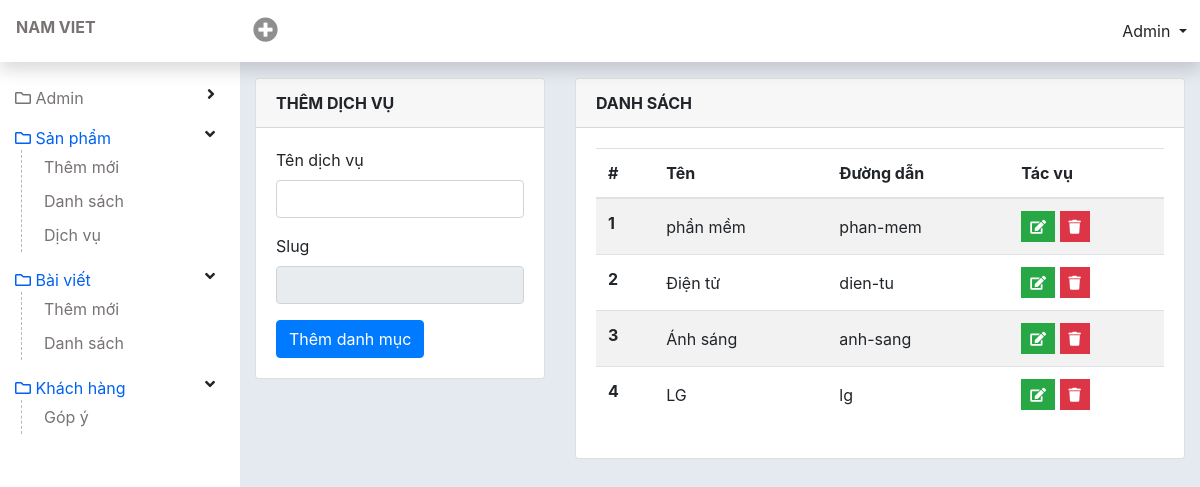
/admin/cat-product.php (signed in), run on an earlier commit of the app's database.
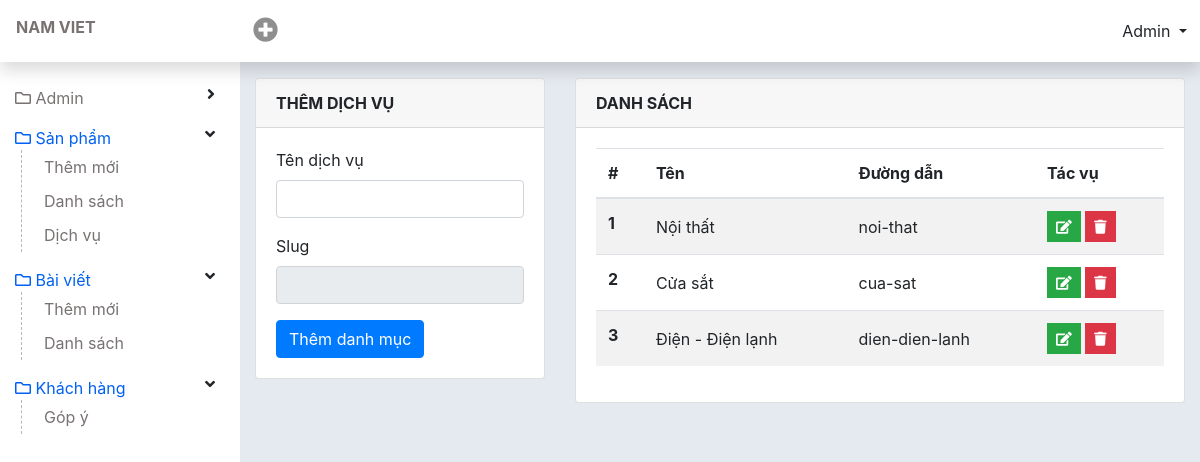
And on a later commit of the database.
### tables this page shows
CREATE TABLE `tbl_category` (
  `cat_id` int(11) NOT NULL,
  `cat_name` varchar(255) NOT NULL,
  `slug` varchar(255) NOT NULL
);

### lib/database.php (called while the page is built, shortened)
<?php
class Database{
  public $host   = DB_HOST;
  public $user   = DB_USER;
  public $pass   = DB_PASS;
  public $dbname = DB_NAME;
  public $link;
private function connectDB(){
  $this -> link = new mysqli($this->host, $this->user, $this->pass, $this->dbname);
    mysqli_set_charset($this->link, 'UTF8');
}
public function select($query){
  $result = $this->link->query($query) or
  die($this->link->error.__LINE__);
  if($result->num_rows > 0){
    return $result;
  } else {
    return false;
  }
}
}
?>

### classes/category.php (called while the page is built, shortened)
<?php
    $filepath = realpath(dirname(__FILE__));
    include_once ($filepath. '/../lib/database.php');
?>
<?php
    class category {
        private $db;
        public function __construct() {
            $this->db = new Database();
        }
        public function show_category(){
            $query = "SELECT * FROM tbl_category ORDER BY cat_id DESC";
            $result = $this->db->select($query);
            return $result;
        }
    }
?>

### admin/cat-product.php (the view, shortened to what this page needs)
<?php include 'inc/header.php';?>
<?php include '../classes/category.php';?>
<?php
	$cat = new category();
?>
<div id="wp-content">
  <div id="content" class="container-fluid">
    <div class="row">
      <div class="col-4">
        <?php if(isset($_GET['catid']) && $_GET['catid']!=NULL){
          $id = $_GET['catid'];
          $get_cate_name = $cat->getcatbyId($id);
          $result = $get_cate_name->fetch_assoc();
        ?>
        <div class="card">
          <div class="card-header font-weight-bold">
            Chỉnh sửa danh mục
          </div>
          <?php if(isset($updateCat)){echo $updateCat ;}?>
          <div class="card-body">
            <form method="post">
              <div class="form-group">
                <label for="name">Sửa tên danh mục</label>
                <input class="form-control" type="text" name="editcatName" id="slug" onkeyup="ChangeToSlug()"
                  value="<?php echo $result['cat_name'] ?>">
              </div>
              <div class="form-group">
                <label for="name">Slug</label>
                <input class="form-control" type="text" name="editslug" id="convert_slug" readonly
                  value="<?php echo $result['slug'] ?>">
              </div>
              <input type="submit" name="edit" Value="Cập nhật" class="btn btn-primary">
            </form>
          </div>
        </div>
        <?php }else{ ?>
        <div class="card">
          <div class="card-header font-weight-bold">
            Thêm dịch vụ
          </div>
          <div class="card-body">
            <form method="post">
              <div class="form-group">
                <label for="name">Tên dịch vụ</label>
                <input class="form-control" type="text" name="catName" id="slug" onkeyup="ChangeToSlug()">
              </div>
              <div class="form-group">
                <label for="name">Slug</label>
                <input class="form-control" type="text" name="slug" id="convert_slug" readonly>
              </div>
              <input type="submit" name="add" Value="Thêm danh mục" class="btn btn-primary">
            </form>
          </div>
        </div>
        <?php } ?>
      </div>
      <div class="col-8">
        <div class="card">
          <div class="card-header font-weight-bold">
            Danh sách
          </div>
          <div class="card-body">
            <table class="table table-striped" id="DataTable">
              <thead>
                <tr>
                  <th scope="col">#</th>
                  <th scope="col">Tên</th>
                  <th scope="col">Đường dẫn</th>
                  <th scope="col">Tác vụ</th>
                </tr>
              </thead>
              <tbody class="order_position">
                <?php
                    $show_cat = $cat -> show_category();
                    if($show_cat){
                      $i=0;
                        while($result = $show_cat->fetch_assoc()){
                          $i++;
                  ?>
                <tr id="<?php echo $result['cat_id'] ?>">
                  <th scope="row"><?php echo $i ?></th>
                  <td><?php echo $result['cat_name'] ?></td>
                  <td><?php echo $result['slug'] ?></td>
                  <td>
                    <a href="?catid=<?php echo $result['cat_id'] ?>" class="btn btn-success btn-sm rounded-0 text-white"
                      type="button" data-toggle="tooltip" data-placement="top" title="Edit"><i
                        class="fa fa-edit"></i></a>
                    <a href="?delid=<?php echo $result['cat_id'] ?>" onclick="return confirm('bạn có muốn xoá không?')"
                      class="btn btn-danger btn-sm rounded-0 text-white" type="button" data-toggle="tooltip"
                      data-placement="top" title="Delete"><i class="fa fa-trash"></i></a>
                  </td>
                </tr>
                <?php } } ?>
              </tbody>
            </table>
          </div>
        </div>
      </div>
    </div>
  </div>
</div>
<?php include 'inc/footer.php';?>

### admin/inc/header.php (shortened to what this page needs)
<!DOCTYPE html>
<html lang="en">
<head>
  <link rel="stylesheet" href="https://stackpath.bootstrapcdn.com/bootstrap/4.3.1/css/bootstrap.min.css"
>
  <link rel="stylesheet" href="https://cdnjs.cloudflare.com/ajax/libs/font-awesome/5.13.1/css/all.min.css">
  <link rel="stylesheet" href="https://cdnjs.cloudflare.com/ajax/libs/font-awesome/5.13.1/css/solid.min.css">
  <link rel="stylesheet" href="./css/style.css">
</head>
<body>
  <div id="warpper" class="nav-fixed">
    <nav class="topnav shadow navbar-light bg-white d-flex">
      <div class="navbar-brand"><a href="./">NAM VIET</a></div>
      <div class="nav-right ">
        <div class="btn-group mr-auto">
          <button type="button" class="btn dropdown" data-toggle="dropdown" aria-haspopup="true" aria-expanded="false">
            <i class="plus-icon fas fa-plus-circle"></i>
          </button>
        </div>
        <div class="btn-group">
          <button type="button" class="btn dropdown-toggle" data-toggle="dropdown" aria-haspopup="true"
            aria-expanded="false">
            Admin
          </button>
        </div>
      </div>
    </nav>
    <div id="page-body" class="d-flex">
      <div id="sidebar" class="bg-white">
        <ul id="sidebar-menu">
          <li class="nav-link">
            <a href="./">
              <div class="nav-link-icon d-inline-flex">
                <i class="far fa-folder"></i>
              </div>
              Admin
            </a>
            <i class="arrow fas fa-angle-right"></i>
          </li>
          <li class="nav-link active">
            <a href="list-product.php">
              <div class="nav-link-icon d-inline-flex">
                <i class="far fa-folder"></i>
              </div>
              Sản phẩm
            </a>
            <i class="arrow fas fa-angle-down"></i>
            <ul class="sub-menu">
              <li><a href="add-product.php">Thêm mới</a></li>
              <li><a href="list-product.php">Danh sách</a></li>
              <li><a href="cat-product.php">Dịch vụ</a></li>
            </ul>
          </li>
          <li class="nav-link active">
            <a href="list-product.php">
              <div class="nav-link-icon d-inline-flex">
                <i class="far fa-folder"></i>
              </div>
              Bài viết
            </a>
            <i class="arrow fas fa-angle-down"></i>
            <ul class="sub-menu">
              <li><a href="add-post.php">Thêm mới</a></li>
              <li><a href="list-post.php">Danh sách</a></li>
            </ul>
          </li>
          <li class="nav-link active">
            <a href="list-product.php">
              <div class="nav-link-icon d-inline-flex">
                <i class="far fa-folder"></i>
              </div>
              Khách hàng
            </a>
            <i class="arrow fas fa-angle-down"></i>
            <ul class="sub-menu">
              <li><a href="list-contact.php">Góp ý</a></li>
            </ul>
          </li>
        </ul>
      </div>

### admin/inc/footer.php (shortened to what this page needs)
</div>
</div>
</body>
</html>

### admin/css/style.css (style rules this page uses)
a { color: #787272; }
.topnav .navbar-brand { width: 15rem; padding-left: 1rem; padding-right: 1rem; margin: 0; font-size: 1rem; font-weight: 700; }
.topnav { padding-left: 0; padding: 10px 0px; z-index: 1039; }
.plus-icon { font-size: 25px; color: #8f8f8f; }
.nav-right { flex: 1; justify-content: space-between; display: flex; }
#sidebar { width: 15rem; height: 100vh; z-index: 500; padding-top: 3.625rem; position: fixed; top: 0px; left: 0; }
#wp-content { flex: auto; min-height: 100vh; padding-top: 3.625rem; padding-left: 15rem; }
#content { padding-top: 20px; padding-bottom: 20px; }
#content .card-header { text-transform: uppercase; }
.nav-fixed .topnav { position: fixed; top: 0; right: 0; left: 0; z-index: 1030; }
ul#sidebar-menu * { list-style: none; padding-left: 0; }
#sidebar-menu { padding: 20px 15px; }
.nav-link { display: block; padding: 0.5rem 1rem; position: relative; }
.nav-link.active > a, .nav-link:hover > li > a { color: #0061f2; }
.nav-link .arrow { position: absolute; right: 10px; cursor: pointer; }
#sidebar-menu .sub-menu { padding-left: 22px; border-left: 1px dashed #b8b8b8; margin-left: 6px; display: none; }
#sidebar-menu .sub-menu li a { display: block; padding: 5px 0px; }
#page-body { background-color: #e5e9f0; }
.table tr td { vertical-align: middle; }

What changed in the data, as far as the page shows it:
removed tbl_category: cat_name "phần mềm", slug "phan-mem"
removed tbl_category: cat_name "Điện tử", slug "dien-tu"
removed tbl_category: cat_name "Ánh sáng", slug "anh-sang"
removed tbl_category: cat_name "LG", slug "lg"
added tbl_category: cat_name "Nội thất", slug "noi-that"
added tbl_category: cat_name "Cửa sắt", slug "cua-sat"
added tbl_category: cat_name "Điện - Điện lạnh", slug "dien-dien-lanh"
